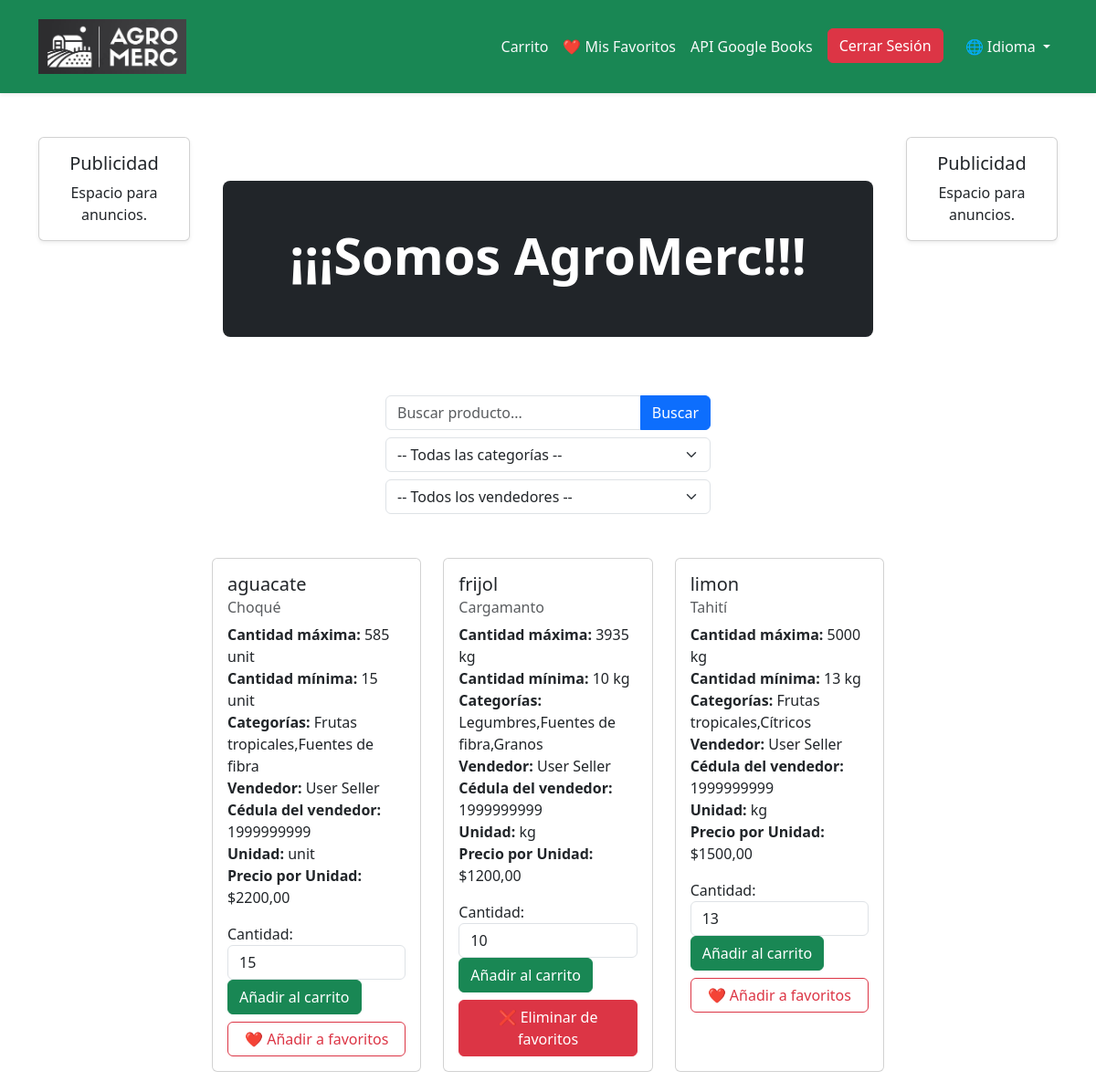
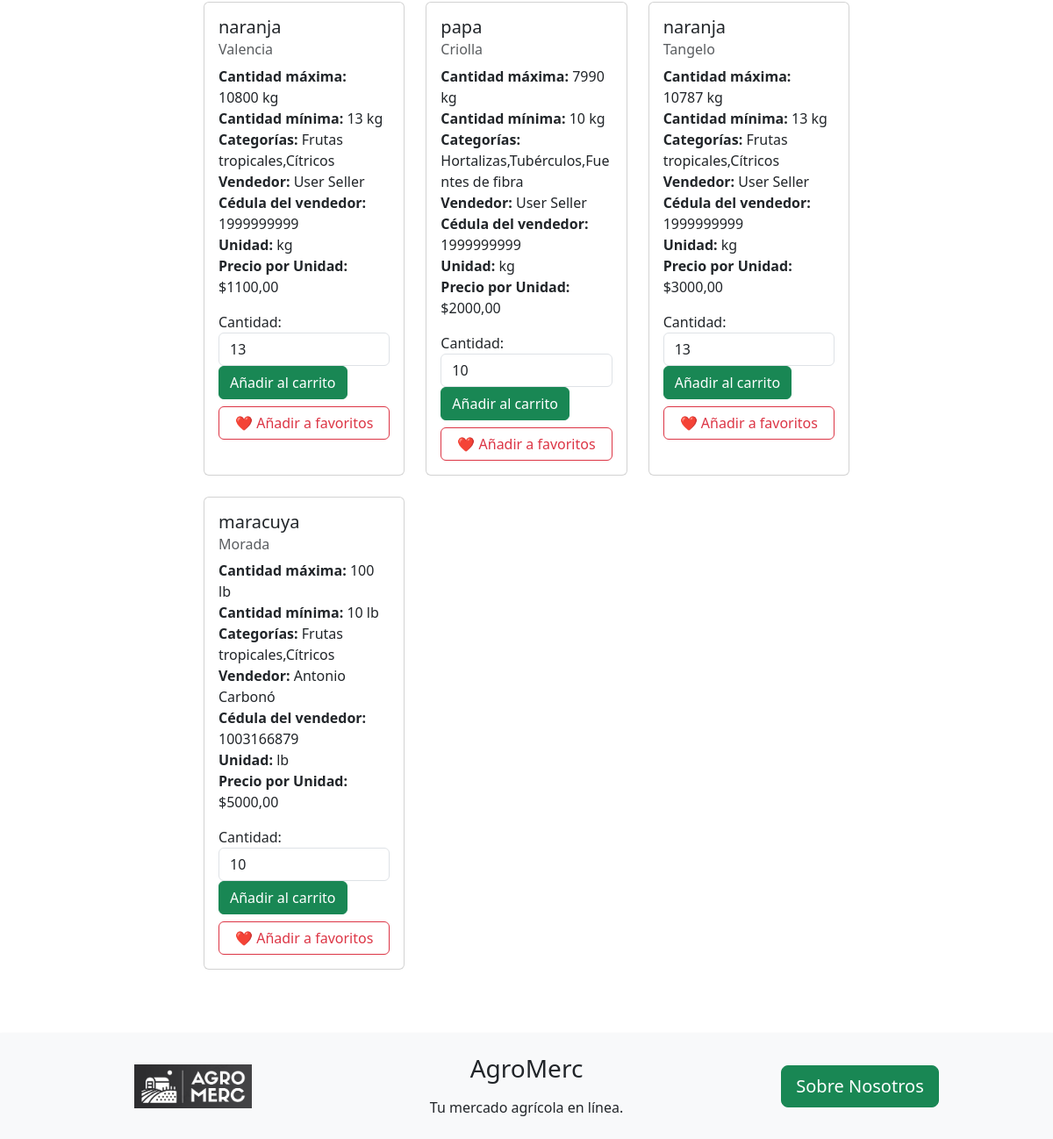
The page /home/ (signed in) on the database its author committed (2 pictures, top to bottom).
### AgroMercApp/models.py (models this page shows, shortened)
class ProductModel(models.Model):
    PRODUCTS_NAME_CHOICES = [
        ('aguacate', 'Aguacate'),
        ('banana', 'Banano'),
        ('brocoli', 'Brócoli'),
        ('cafe', 'Café'),
        ('cebolla_cabezona', 'Cebolla Cabezona'),
        ('cebolla_larga', 'Cebolla Larga'),
        ('coliflor', 'Coliflor'),
        ('frijol', 'Frijol'),
        ('guayaba', 'Guayaba'),
        ('lechuga', 'Lechuga'),
        ('limon', 'Limón'),
        ('lulo', 'Lulo'),
        ('maiz', 'Maíz'),
        ('mango', 'Mango'),
        ('maracuya', 'Maracuyá'),
        ('naranja', 'Naranja'),
        ('papa', 'Papa'),
        ('papaya', 'Papaya'),
        ('platano', 'Platano'),
        ('piña', 'Piña'),
        ('sandia', 'Sandía'),
        ('tomate', 'Tomate'),
        ('yuca', 'Yuca'),
        ('zanahoria', 'Zanahoria')
    ]
    UNITS_CHOICES = (
        ('kg', 'Kilogramos'),
        ('lb', 'Libras'),
        ('unit', 'Unidades'),
    )
    productName = models.CharField(max_length=30,choices=PRODUCTS_NAME_CHOICES, verbose_name='Nombre del Producto')
    specificName = models.CharField(max_length=100, verbose_name='Nombre Específico')
    maxQuantity = models.IntegerField(verbose_name='Cantidad Máxima')
    minQuantity = models.IntegerField(verbose_name='Cantidad Mínima')
    unit = models.CharField(max_length=10, choices=UNITS_CHOICES, verbose_name='Unidad de Medida')
    seller = models.ForeignKey(settings.AUTH_USER_MODEL, on_delete=models.CASCADE,verbose_name='Vendedor')
    sellerId = models.CharField(max_length=10,verbose_name='Cedula del Vendedor')
    categories = models.CharField(max_length=100, verbose_name='Categorías')
    pricePeerUnit = models.DecimalField(max_digits=10, decimal_places=2, verbose_name='Precio por Unidad',default=1000)

class UserModel(AbstractUser):
    USER_TYPE_CHOICES = (
        ('buyer', 'Comprador'),
        ('seller', 'Vendedor'),
    )
    fullname = models.CharField(max_length=100, verbose_name='Nombres Completos')
    fullLastName = models.CharField(max_length=100, verbose_name='Apellidos Completos')
    idNumber = models.CharField(max_length=20, verbose_name='Número de Cédula')
    phoneNumber = models.CharField(max_length=12, verbose_name='Número de Teléfono')
    userType = models.CharField(max_length=10, choices=USER_TYPE_CHOICES, verbose_name='Tipo de Usuario', default='buyer')

### AgroMercApp/views.py (the view)
# urls.py: path('home/', HomeView.as_view(), name='home'),
class HomeView(LoginRequiredMixin, ListView):
    model = ProductModel
    template_name = 'pages/store/home.html'
    context_object_name = 'products'
    def get_queryset(self):
        queryset = ProductModel.objects.all()
        if self.request.user.userType == 'seller':
            queryset = queryset.exclude(seller=self.request.user)
        return queryset
    def get_context_data(self, **kwargs):
        context = super().get_context_data(**kwargs)
        unique_categories = sorted(set(cat for sub in CATEGORIES.values() for cat in sub))
        context['categorias'] = unique_categories
        User = get_user_model()
        context['sellers'] = User.objects.filter(productmodel__isnull=False).distinct()
        context['favorites_ids'] = set(FavoriteProduct.objects.filter(user=self.request.user).values_list('product_id', flat=True))
        return context

### AgroMercApp/templates/pages/store/home.html (shortened to what this page needs)
{% extends "pages/base.html" %}
{% load i18n %}
{% block authenticated_links %}
<a class="nav-link btn btn-outline-dark text-light" href="{% url 'cart' %}">{% trans "Carrito" %}</a>
<a class="nav-link btn btn-outline-dark text-light" href="{% url 'favorites' %}">❤️ {% trans "Mis Favoritos" %}</a>
<a class="nav-link btn btn-outline-dark text-light" href="{% url 'books' %}"> {% trans "API Google Books" %}</a>
{% endblock %}
{% block content %}
<div class="container py-5">
    <div class="row">
        <div class="col-12">
            <div class="h-100 p-5 text-center text-white bg-dark rounded-3">
                <h1 class="display-4 fw-bold">{% trans "¡¡¡Somos AgroMerc!!!" %}</h1>
            </div>
        </div>
    </div>
</div>
<div class="row mt-3">
    <div class="col-md-6 offset-md-3">
        <form method="GET" action="{% url 'searchProduct' %}">
            <div class="input-group">
                <input type="text" name="q" class="form-control" placeholder="{% trans 'Buscar producto...' %}"
                    value="{{ request.GET.q }}">
                <button class="btn btn-primary" type="submit">{% trans "Buscar" %}</button>
            </div>
            <div class="input-group mt-2">
                <select name="categoria" class="form-select" onchange="this.form.submit()">
                    <option value="">{% trans "-- Todas las categorías --" %}</option>
                </select>
            </div>
            <div class="input-group mt-2">
                <select name="seller" class="form-select" onchange="this.form.submit()">
                    <option value="">{% trans "-- Todos los vendedores --" %}</option>
                </select>
            </div>
        </form>
    </div>
</div>
<div class="row mt-5">
    {% for product in products %}
    <div class="col-md-4 mb-4">
        <div class="card h-100">
            <div class="card-body">
                <h5 class="card-title">{{ product.productName }}</h5>
                <h6 class="card-subtitle mb-2 text-muted">{{ product.specificName }}</h6>
                <p class="card-text">
                    <strong>{% trans "Cantidad máxima:" %}</strong> {{ product.maxQuantity }} {{ product.unit }}<br>
                    <strong>{% trans "Cantidad mínima:" %}</strong> {{ product.minQuantity }} {{ product.unit }}<br>
                    <strong>{% trans "Categorías:" %}</strong> {{ product.categories }}<br>
                    <strong>{% trans "Vendedor:" %}</strong> {{ product.seller.fullname }} {{ product.seller.fullLastName }}<br>
                    <strong>{% trans "Cédula del vendedor:" %}</strong> {{ product.sellerId }}<br>
                    <strong>{% trans "Unidad:" %}</strong> {{ product.unit }}<br>
                    <strong>{% trans "Precio por Unidad:" %}</strong> ${{ product.pricePeerUnit }}
                </p>
                <form action="{% url 'addToCart' product.id %}" method="post">
                    <div class="form-group">
                        <label for="quantity-{{ product.id }}">{% trans "Cantidad:" %}</label>
                        <input type="number" id="quantity-{{ product.id }}" name="quantity" class="form-control"
                            min="{{ product.minQuantity }}" max="{{ product.maxQuantity }}"
                            value="{{ product.minQuantity }}" required>
                    </div>
                    <button type="submit" class="btn btn-success">{% trans "Añadir al carrito" %}</button>
                </form>
                {% if product.id in favorites_ids %}
                <form action="{% url 'removeFromFavorites' product.id %}" method="post" class="mt-2">
                    <button type="submit" class="btn btn-danger w-100">
                        ❌ {% trans "Eliminar de favoritos" %}
                    </button>
                </form>
                {% else %}
                <form action="{% url 'addToFavorites' product.id %}" method="post" class="mt-2">
                    <button type="submit" class="btn btn-outline-danger w-100">
                        ❤️ {% trans "Añadir a favoritos" %}
                    </button>
                </form>
                {% endif %}
            </div>
        </div>
    </div>
    {% empty %}
    <div class="col-12">
        <div class="alert alert-info" role="alert">
            {% trans "No hay productos disponibles." %}
        </div>
    </div>
    {% endfor %}
</div>
{% endblock content %}

### rows shown on the page
ProductModel: productName "aguacate", specificName "Choqué", maxQuantity "585", unit "unit", minQuantity "15", categories "Frutas tropicales,Fuentes de fibra", seller.fullname "User", seller.fullLastName "Seller", sellerId "1999999999", pricePeerUnit "2200,00", quantity "15"
ProductModel: productName "frijol", specificName "Cargamanto", maxQuantity "3935", unit "kg", minQuantity "10", categories "Legumbres,Fuentes de fibra,Granos", seller.fullname "User", seller.fullLastName "Seller", sellerId "1999999999", pricePeerUnit "1200,00", quantity "10"
ProductModel: productName "limon", specificName "Tahití", maxQuantity "5000", unit "kg", minQuantity "13", categories "Frutas tropicales,Cítricos", seller.fullname "User", seller.fullLastName "Seller", sellerId "1999999999", pricePeerUnit "1500,00", quantity "13"
ProductModel: productName "naranja", specificName "Valencia", maxQuantity "10800", unit "kg", minQuantity "13", categories "Frutas tropicales,Cítricos", seller.fullname "User", seller.fullLastName "Seller", sellerId "1999999999", pricePeerUnit "1100,00", quantity "13"
ProductModel: productName "papa", specificName "Criolla", maxQuantity "7990", unit "kg", minQuantity "10", categories "Hortalizas,Tubérculos,Fuentes de fibra", seller.fullname "User", seller.fullLastName "Seller", sellerId "1999999999", pricePeerUnit "2000,00", quantity "10"
ProductModel: productName "naranja", specificName "Tangelo", maxQuantity "10787", unit "kg", minQuantity "13", categories "Frutas tropicales,Cítricos", seller.fullname "User", seller.fullLastName "Seller", sellerId "1999999999", pricePeerUnit "3000,00", quantity "13"
ProductModel: productName "maracuya", specificName "Morada", maxQuantity "100", unit "lb", minQuantity "10", categories "Frutas tropicales,Cítricos", seller.fullname "Antonio", seller.fullLastName "Carbonó", sellerId "1003166879", pricePeerUnit "5000,00", quantity "10"
